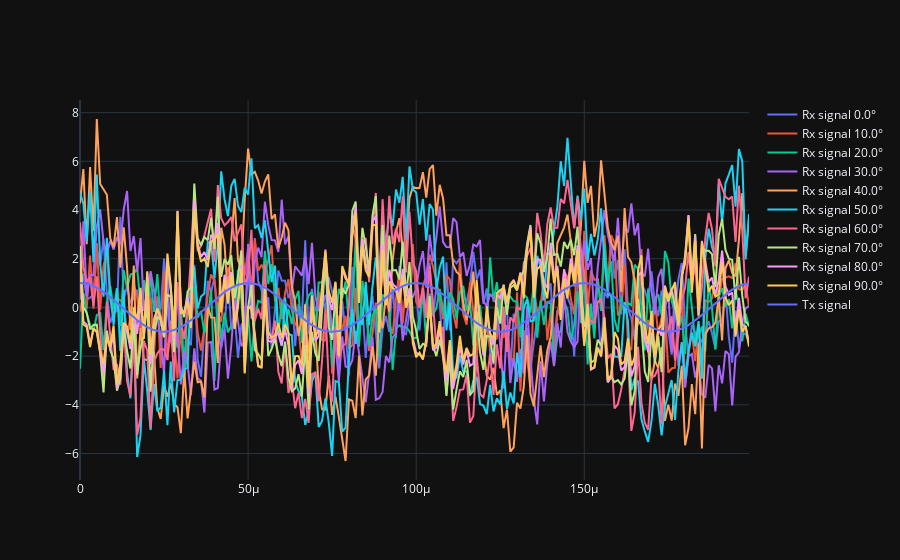

Notebook source saved alongside this figure:
### Markdown cell above
Let simulate 10 antenas

### Code cell
theta_scan = np.linspace(theta_degrees-45, theta_degrees+45, 10)

results = []

if not use_matplotlib:
   fig = go.Figure()

for theta_i in theta_scan:
   w = beamforming.create_steering_vectors(antena_rx_nbr, antena_spacing, np.radians(theta_i))
   X_weighted = beamforming.beamforming(rx_signals, w)
   if use_matplotlib:
      plt.plot(np.asarray(X_weighted).squeeze().real[0:200], label="Rx signal " + str(theta_i) + "°")
   else:
     fig.add_trace(go.Scatter(x=t[0:200], y=np.asarray(X_weighted).squeeze().real[0:200], mode='lines', name="Rx signal " + str(theta_i) + "°"))
if use_matplotlib:
   plt.legend()
   plt.show()
else:   
   fig.add_trace(go.Scatter(x=t[0:200], y=np.asarray(tx_signal).squeeze().real[0:200], mode='lines', name="Tx signal"))
   fig.update_layout(template="plotly_dark") 
   fig.show()

### Figure 1 — Plotly figure (JSON) as saved in the notebook; plotly's stock layout.template omitted (floating-point values rounded to 4 significant figures; data arrays with more than 128 entries replaced by an {"elided": "..."} marker saying what was removed)
{"data": [{"mode": "lines", "name": "Rx signal 0.0°", "type": "scatter", "x": {"elided": "200 float values"}, "y": {"elided": "200 float values"}}, {"mode": "lines", "name": "Rx signal 10.0°", "type": "scatter", "x": {"elided": "200 float values"}, "y": {"elided": "200 float values"}}, {"mode": "lines", "name": "Rx signal 20.0°", "type": "scatter", "x": {"elided": "200 float values"}, "y": {"elided": "200 float values"}}, {"mode": "lines", "name": "Rx signal 30.0°", "type": "scatter", "x": {"elided": "200 float values"}, "y": {"elided": "200 float values"}}, {"mode": "lines", "name": "Rx signal 40.0°", "type": "scatter", "x": {"elided": "200 float values"}, "y": {"elided": "200 float values"}}, {"mode": "lines", "name": "Rx signal 50.0°", "type": "scatter", "x": {"elided": "200 float values"}, "y": {"elided": "200 float values"}}, {"mode": "lines", "name": "Rx signal 60.0°", "type": "scatter", "x": {"elided": "200 float values"}, "y": {"elided": "200 float values"}}, {"mode": "lines", "name": "Rx signal 70.0°", "type": "scatter", "x": {"elided": "200 float values"}, "y": {"elided": "200 float values"}}, {"mode": "lines", "name": "Rx signal 80.0°", "type": "scatter", "x": {"elided": "200 float values"}, "y": {"elided": "200 float values"}}, {"mode": "lines", "name": "Rx signal 90.0°", "type": "scatter", "x": {"elided": "200 float values"}, "y": {"elided": "200 float values"}}, {"mode": "lines", "name": "Tx signal", "type": "scatter", "x": {"elided": "200 float values"}, "y": {"elided": "200 float values"}}], "layout": {}}
